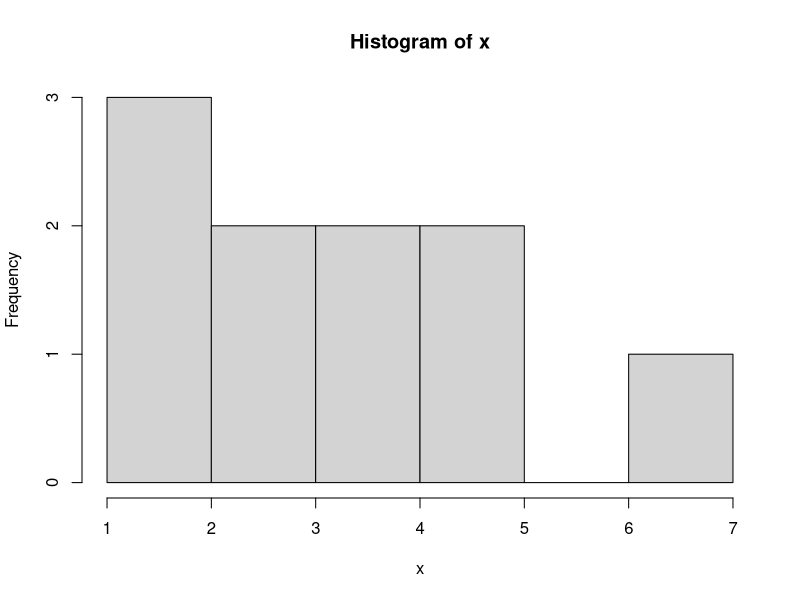
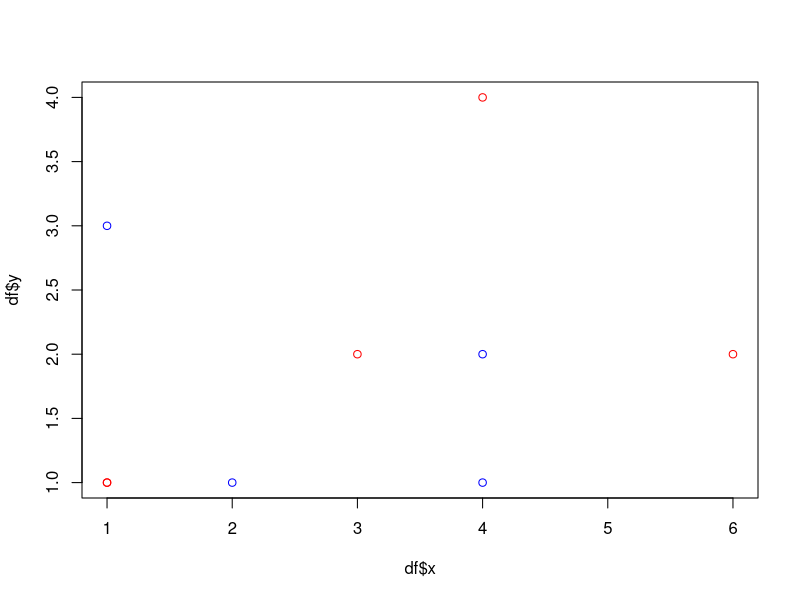

R code for these plots, in order:
# decision
x<-1
if (x>0){
  print('x is positive')
}else if(x==0){
  print('x equals to 0')
}else{
  print('x is negative')}

ifelse(x>0,'x is positive','x is negative')

a<-c(1,4,2)
sapply(a,function(x) switch(x,'red','blue','yellow','green'))

# loop
for (i in 1:10){
  a=i^2
  print(a)
}

while (x<20){
  x<-x+2
  print(x)
}

for (i in 1:8){
  if (i==7){
    break
  }else if (i==3){
    next
  }
  print(i^3)
}

joker<-function(x){
  print('error!.............')
}
joker(2)

fun<-function(x,y,s){
  multi<-x%*%y
  final<-multi^s
  return (final)
}
fun(cbind(c(1,2,4),c(3,2,5)),c(4,2),4)

# exercise
## 1
cv<-function(x){
  cv<-(sd(x)/mean(x))*100
  cat(cv,'%')
  hist(x)
}
cv(c(5,3,2,4,1,4,1,7,3,5))

## 2
dis<-function(x,y,x1,y1){
  d<-sqrt((x-x1)^2+(y-y1)^2)
  return(d)
}
md<-function(df){
  j=0.00001
  for (i in length(df)){
    x<-df[i,'x']
    y<-df[i,'y']
    x1<-df[i,'x1']
    y1<-df[i,'y1']
    dis<-dis(x,y,x1,y1)
    if(dis>=j){
      j<-dis
    }else{
      j<-j
    }
    return(j)
  }
}
df<-data.frame(
  x=c(3,1,4,6,1),
  y=c(2,1,4,2,1),
  x1=c(4,1,3,2,4),
  y1=c(1,3,5,1,2)
)
md(df)
plot(df$x,df$y,col='red')
points(df$x1,df$y1,col='blue')

### the distance between no.i and others
m<-function(x,y,i){
  d<-sqrt((x[-i]-x[i])^2+(y[-i]-y[i])^2)
  D<-max(d)
  return(D)
}
x<-c(3,3,8,6,6)
y<-c(2,1,4,2,1)
m(df$x,df$y,5)

## 3
sign<-function(j,i){
  if(j>i){
    return(1)
  }else if(i==j){
    return(0)
  }else{
    return(-1)
  }
}
MK<-function(j,i){
  n=length(i)
  for (i in 1:n){
    for (j in 1:n){
      return(sum(sign(j,i)))
    }
  }
}
MK(x,y)

df<-function(i,x){
  n<-length(x)
  j<-i+1:n
  df<-x[j]-x[i]
  return(df)
}
smk<-function(x){
  n<-length(x)
  i<-1:(n-1)
  s<-do.call(c,lapply(i,function(i) df(i,x)))
  s[s>0]<-1
  s[s=0]<-0
  s[s<0]<--1
  s<-na.omit(s)
  smk<-sum(s)
  return(smk)
}
smk(y)
zmk<-function(x){
  n<-length(x)
  v<-n*(n-1)*(2*n+5)/18
  s<-smk(x)
  if(s>0){
    z<-(s-1)/(sqrt(v))
  }else if(s==0){
    z<-0
  }else{
    z<-(s+1)/(sqrt(v))
  }
  return(z)
}
zmk(y)
